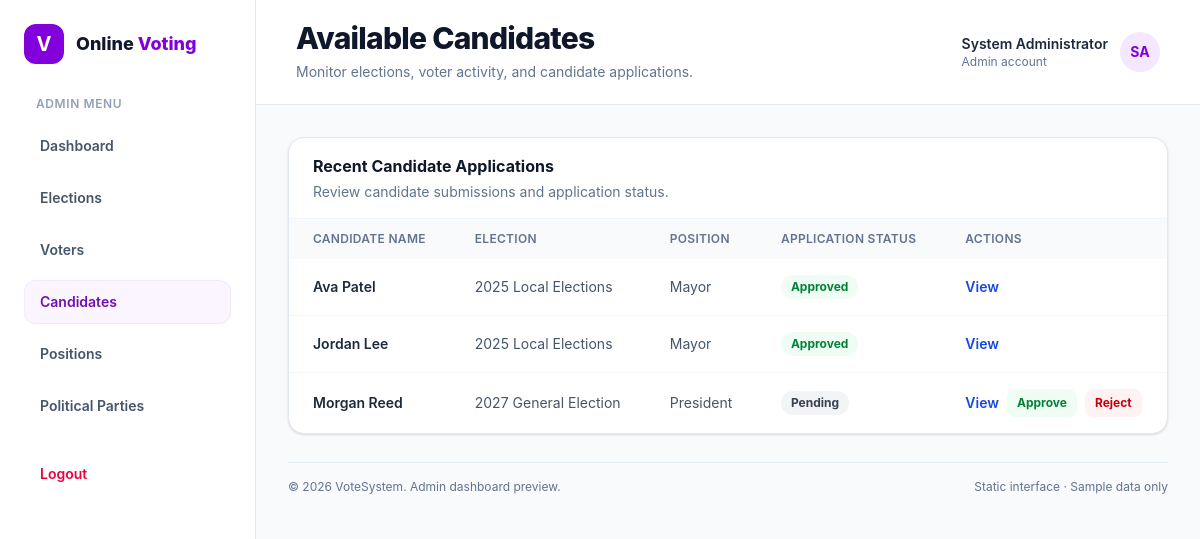
Screenshot of /views/admin/candidates.php (signed in) with the database file from the repository.
### tables this page shows
CREATE TABLE applications (
    id INT AUTO_INCREMENT PRIMARY KEY,
    user_id INT NOT NULL,
    address VARCHAR(255) NOT NULL,
    city VARCHAR(100) NOT NULL,
    state VARCHAR(100) NOT NULL,
    country VARCHAR(100) NOT NULL,
    postal_code VARCHAR(20) NOT NULL,
    election_id INT NOT NULL,
    position_id INT NOT NULL,
    constituency_area VARCHAR(100) NOT NULL,
    party_id INT DEFAULT NULL,
    qualifications TEXT NOT NULL,
    experience TEXT NOT NULL,
    manifesto TEXT NOT NULL,
    certificates VARCHAR(255) DEFAULT NULL,
    status ENUM('pending', 'approved', 'rejected') NOT NULL DEFAULT 'pending',
    created_at TIMESTAMP DEFAULT CURRENT_TIMESTAMP,
    updated_at TIMESTAMP DEFAULT CURRENT_TIMESTAMP ON UPDATE CURRENT_TIMESTAMP,
    FOREIGN KEY (user_id) REFERENCES users(id) ON DELETE CASCADE,
    FOREIGN KEY (election_id) REFERENCES elections(id) ON DELETE CASCADE,
    FOREIGN KEY (position_id) REFERENCES positions(id) ON DELETE CASCADE,
    FOREIGN KEY (party_id) REFERENCES parties(id) ON DELETE SET NULL,
    UNIQUE (user_id, election_id, position_id)
);

CREATE TABLE users (
    id INT AUTO_INCREMENT PRIMARY KEY,
    name VARCHAR(50) NOT NULL,
    email VARCHAR(100) NOT NULL UNIQUE,
    identity_type VARCHAR(20) NOT NULL,
    identity_number VARCHAR(20) NOT NULL UNIQUE,
    dob DATE NOT NULL,
    gender ENUM('male', 'female', 'other') NOT NULL,
    role ENUM('voter', 'candidate', 'admin') NOT NULL DEFAULT 'voter',
    status tinyint NOT NULL DEFAULT 1,
    password VARCHAR(255) NOT NULL,
    profile_picture VARCHAR(255) DEFAULT NULL,
    created_at TIMESTAMP DEFAULT CURRENT_TIMESTAMP,
    updated_at TIMESTAMP DEFAULT CURRENT_TIMESTAMP ON UPDATE CURRENT_TIMESTAMP
);

CREATE TABLE elections (
    id INT AUTO_INCREMENT PRIMARY KEY,
    title VARCHAR(100) NOT NULL UNIQUE,
    description TEXT NOT NULL,
    start_date DATETIME NOT NULL,
    end_date DATETIME NOT NULL,
    status ENUM('upcoming', 'ongoing', 'completed') NOT NULL DEFAULT 'upcoming',
    created_at TIMESTAMP DEFAULT CURRENT_TIMESTAMP,
    updated_at TIMESTAMP DEFAULT CURRENT_TIMESTAMP ON UPDATE CURRENT_TIMESTAMP
);

CREATE TABLE positions (
    id INT AUTO_INCREMENT PRIMARY KEY,
    title VARCHAR(100) NOT NULL UNIQUE,
    description TEXT NOT NULL,
    created_at TIMESTAMP DEFAULT CURRENT_TIMESTAMP,
    updated_at TIMESTAMP DEFAULT CURRENT_TIMESTAMP ON UPDATE CURRENT_TIMESTAMP
);

### app/helpers/security.php (called while the page is built, shortened)
<?php
function cleanText(string $value): string
{
    return htmlspecialchars(trim($value), ENT_QUOTES, 'UTF-8');
}
function getCsrfToken(): string
{
    return $_SESSION['csrf_token'];
}

### includes/admin/applications_list.php (the view, shortened to what this page needs)
<table class="w-full min-w-[760px] text-left text-sm">
    <thead class="bg-slate-50 text-xs uppercase tracking-wide text-slate-500">
        <tr>
            <th scope="col" class="px-6 py-3 font-semibold">Candidate Name</th>
            <th scope="col" class="px-6 py-3 font-semibold">Election</th>
            <th scope="col" class="px-6 py-3 font-semibold">Position</th>
            <th scope="col" class="px-6 py-3 font-semibold">Application Status</th>
            <th scope="col" class="px-6 py-3 font-semibold">Actions</th>
        </tr>
    </thead>
    <tbody class="divide-y divide-slate-100">
        <?php
          $statusColors = [
              'pending' => 'bg-gray-100 text-gray-700',
              'approved' => 'bg-green-50 text-green-700',
              'rejected' => 'bg-red-50 text-red-700'
          ];
          if ($limit == false) {
              $candidates = $pdo->query("SELECT applications.status AS status,
                              applications.id AS candidate_id,
                              users.name AS username,
                              elections.title AS election,
                              positions.title AS position FROM applications
                              INNER JOIN users ON applications.user_id=users.id
                              INNER JOIN elections ON applications.election_id=elections.id
                              INNER JOIN positions ON applications.position_id=positions.id
                              ")->fetchAll();
          }
          if (empty($candidates)) {
              echo '<tr>
                              <td class="px-6 py-4 font-semibold text-slate-600">
                              No Application submitted by candidates
                              </td>
                              </tr>';
          } else {
              foreach ($candidates as $key => $candidate) {
                  echo ' <tr>
                                  <td class="px-6 py-4 font-semibold text-slate-800">' . cleanText((string) $candidate['username']) . '</td>
                                  <td class="px-6 py-4 text-slate-600">' . cleanText((string) $candidate['election']) . '</td>
                                  <td class="px-6 py-4 text-slate-600">' . cleanText((string) $candidate['position']) . '</td>
                                  <td class="px-6 py-4"><span
                                          class="inline-flex rounded-full px-2.5 py-1 text-xs font-bold ' . $statusColors[$candidate['status']] . '">' . ucfirst($candidate['status']) . '</span>
                                  </td>
                                  <td class="px-6 py-4">
                                      <div class="flex items-center gap-2">
                                      <a href="../../views/admin/application_details.php?candidate='
                      . $candidate['candidate_id'] . '" class="font-semibold text-blue-700 hover:underline">View</a>';
                  if ($candidate['status'] === 'pending') {
                      echo '<a href="../../app/controllers/actions.php?candidate=' . $candidate['candidate_id'] . '&approve=true&csrf_token=' . urlencode(getCsrfToken()) . '"
                                                  class="rounded-lg bg-green-50 px-2.5 py-1.5 text-xs font-bold text-green-700">Approve</a>
                                                  <a href="../../app/controllers/actions.php?candidate=' . $candidate['candidate_id'] . '&approve=false&csrf_token=' . urlencode(getCsrfToken()) . '"
                                                  class="rounded-lg bg-red-50 px-2.5 py-1.5 text-xs font-bold text-red-700">Reject</a>';
                  }
                  echo ' </div>
                                  </td>
                               </tr>';
              }
          } ?>
    </tbody>
</table>

### rows the page displays
applications: user.name "Ava Patel", election.title "2025 Local Elections", position.title "Mayor", status "Approved"
applications: user.name "Jordan Lee", election.title "2025 Local Elections", position.title "Mayor", status "Approved"
applications: user.name "Morgan Reed", election.title "2027 General Election", position.title "President", status "Pending"

### other values shown
$portalLabel "ADMIN"
$item['label'] "Dashboard"
$item['label'] "Elections"
$item['label'] "Voters"
$item['label'] "Candidates"
$item['label'] "Positions"
$item['label'] "Political Parties"
$pageTitle "Available Candidates"
$pageDescription "Monitor elections, voter activity, and candidate applications."
$headerName "System Administrator"
$headerRole "Admin"
$headerInitials "SA"
